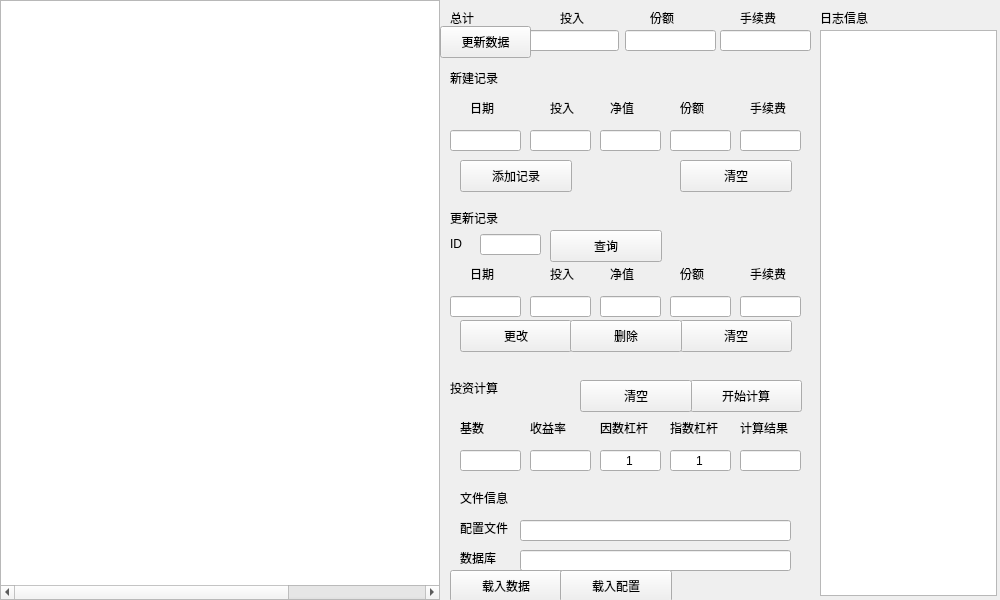
<?xml version="1.0" encoding="UTF-8"?>
<ui version="4.0">
 <class>MainWindow</class>
 <widget class="QMainWindow" name="MainWindow">
  <property name="geometry">
   <rect>
    <x>0</x>
    <y>0</y>
    <width>1000</width>
    <height>600</height>
   </rect>
  </property>
  <property name="minimumSize">
   <size>
    <width>1000</width>
    <height>600</height>
   </size>
  </property>
  <property name="maximumSize">
   <size>
    <width>1000</width>
    <height>600</height>
   </size>
  </property>
  <property name="windowTitle">
   <string>基金定投管理器</string>
  </property>
  <widget class="QWidget" name="centralwidget">
   <widget class="QTableWidget" name="tableWidget">
    <property name="geometry">
     <rect>
      <x>0</x>
      <y>0</y>
      <width>440</width>
      <height>600</height>
     </rect>
    </property>
    <property name="minimumSize">
     <size>
      <width>440</width>
      <height>600</height>
     </size>
    </property>
    <property name="maximumSize">
     <size>
      <width>440</width>
      <height>600</height>
     </size>
    </property>
    <property name="editTriggers">
     <set>QAbstractItemView::NoEditTriggers</set>
    </property>
    <property name="selectionMode">
     <enum>QAbstractItemView::NoSelection</enum>
    </property>
    <property name="selectionBehavior">
     <enum>QAbstractItemView::SelectRows</enum>
    </property>
    <property name="rowCount">
     <number>0</number>
    </property>
    <property name="columnCount">
     <number>6</number>
    </property>
    <attribute name="horizontalHeaderVisible">
     <bool>false</bool>
    </attribute>
    <attribute name="horizontalHeaderHighlightSections">
     <bool>false</bool>
    </attribute>
    <attribute name="verticalHeaderVisible">
     <bool>false</bool>
    </attribute>
    <attribute name="verticalHeaderHighlightSections">
     <bool>false</bool>
    </attribute>
    <column/>
    <column/>
    <column/>
    <column/>
    <column/>
    <column/>
   </widget>
   <widget class="QLabel" name="label">
    <property name="geometry">
     <rect>
      <x>450</x>
      <y>10</y>
      <width>58</width>
      <height>16</height>
     </rect>
    </property>
    <property name="text">
     <string>总计</string>
    </property>
   </widget>
   <widget class="QLabel" name="label_2">
    <property name="geometry">
     <rect>
      <x>560</x>
      <y>10</y>
      <width>58</width>
      <height>16</height>
     </rect>
    </property>
    <property name="text">
     <string>投入</string>
    </property>
   </widget>
   <widget class="QLabel" name="label_3">
    <property name="geometry">
     <rect>
      <x>650</x>
      <y>10</y>
      <width>58</width>
      <height>16</height>
     </rect>
    </property>
    <property name="text">
     <string>份额</string>
    </property>
   </widget>
   <widget class="QLabel" name="label_4">
    <property name="geometry">
     <rect>
      <x>740</x>
      <y>10</y>
      <width>58</width>
      <height>16</height>
     </rect>
    </property>
    <property name="text">
     <string>手续费</string>
    </property>
   </widget>
   <widget class="QLabel" name="label_5">
    <property name="geometry">
     <rect>
      <x>450</x>
      <y>70</y>
      <width>58</width>
      <height>16</height>
     </rect>
    </property>
    <property name="text">
     <string>新建记录</string>
    </property>
   </widget>
   <widget class="QLabel" name="label_6">
    <property name="geometry">
     <rect>
      <x>470</x>
      <y>100</y>
      <width>58</width>
      <height>16</height>
     </rect>
    </property>
    <property name="text">
     <string>日期</string>
    </property>
   </widget>
   <widget class="QLabel" name="label_7">
    <property name="geometry">
     <rect>
      <x>550</x>
      <y>100</y>
      <width>58</width>
      <height>16</height>
     </rect>
    </property>
    <property name="text">
     <string>投入</string>
    </property>
   </widget>
   <widget class="QLabel" name="label_8">
    <property name="geometry">
     <rect>
      <x>610</x>
      <y>100</y>
      <width>58</width>
      <height>16</height>
     </rect>
    </property>
    <property name="text">
     <string>净值</string>
    </property>
   </widget>
   <widget class="QLineEdit" name="sumInvestmentEdit">
    <property name="geometry">
     <rect>
      <x>528</x>
      <y>30</y>
      <width>91</width>
      <height>21</height>
     </rect>
    </property>
    <property name="alignment">
     <set>Qt::AlignCenter</set>
    </property>
    <property name="readOnly">
     <bool>true</bool>
    </property>
   </widget>
   <widget class="QLineEdit" name="sumFeeEdit">
    <property name="geometry">
     <rect>
      <x>720</x>
      <y>30</y>
      <width>91</width>
      <height>21</height>
     </rect>
    </property>
    <property name="alignment">
     <set>Qt::AlignCenter</set>
    </property>
    <property name="readOnly">
     <bool>true</bool>
    </property>
   </widget>
   <widget class="QLineEdit" name="sumShareEdit">
    <property name="geometry">
     <rect>
      <x>625</x>
      <y>30</y>
      <width>91</width>
      <height>21</height>
     </rect>
    </property>
    <property name="readOnly">
     <bool>true</bool>
    </property>
   </widget>
   <widget class="QLabel" name="label_9">
    <property name="geometry">
     <rect>
      <x>680</x>
      <y>100</y>
      <width>58</width>
      <height>16</height>
     </rect>
    </property>
    <property name="text">
     <string>份额</string>
    </property>
   </widget>
   <widget class="QLabel" name="label_10">
    <property name="geometry">
     <rect>
      <x>750</x>
      <y>100</y>
      <width>58</width>
      <height>16</height>
     </rect>
    </property>
    <property name="text">
     <string>手续费</string>
    </property>
   </widget>
   <widget class="QLabel" name="label_11">
    <property name="geometry">
     <rect>
      <x>450</x>
      <y>210</y>
      <width>58</width>
      <height>16</height>
     </rect>
    </property>
    <property name="text">
     <string>更新记录</string>
    </property>
   </widget>
   <widget class="QLabel" name="label_12">
    <property name="geometry">
     <rect>
      <x>450</x>
      <y>236</y>
      <width>58</width>
      <height>16</height>
     </rect>
    </property>
    <property name="text">
     <string>ID</string>
    </property>
   </widget>
   <widget class="QLabel" name="label_13">
    <property name="geometry">
     <rect>
      <x>450</x>
      <y>380</y>
      <width>71</width>
      <height>16</height>
     </rect>
    </property>
    <property name="text">
     <string>投资计算</string>
    </property>
   </widget>
   <widget class="QLabel" name="label_14">
    <property name="geometry">
     <rect>
      <x>530</x>
      <y>420</y>
      <width>58</width>
      <height>16</height>
     </rect>
    </property>
    <property name="text">
     <string>收益率</string>
    </property>
   </widget>
   <widget class="QLabel" name="label_15">
    <property name="geometry">
     <rect>
      <x>460</x>
      <y>420</y>
      <width>58</width>
      <height>16</height>
     </rect>
    </property>
    <property name="text">
     <string>基数</string>
    </property>
   </widget>
   <widget class="QLabel" name="label_16">
    <property name="geometry">
     <rect>
      <x>600</x>
      <y>420</y>
      <width>58</width>
      <height>16</height>
     </rect>
    </property>
    <property name="text">
     <string>因数杠杆</string>
    </property>
   </widget>
   <widget class="QLineEdit" name="newDateEdit">
    <property name="geometry">
     <rect>
      <x>450</x>
      <y>130</y>
      <width>71</width>
      <height>21</height>
     </rect>
    </property>
    <property name="text">
     <string/>
    </property>
    <property name="alignment">
     <set>Qt::AlignCenter</set>
    </property>
   </widget>
   <widget class="QLineEdit" name="newFeeEdit">
    <property name="geometry">
     <rect>
      <x>740</x>
      <y>130</y>
      <width>61</width>
      <height>21</height>
     </rect>
    </property>
    <property name="alignment">
     <set>Qt::AlignCenter</set>
    </property>
   </widget>
   <widget class="QLineEdit" name="newShareEdit">
    <property name="geometry">
     <rect>
      <x>670</x>
      <y>130</y>
      <width>61</width>
      <height>21</height>
     </rect>
    </property>
    <property name="alignment">
     <set>Qt::AlignCenter</set>
    </property>
   </widget>
   <widget class="QLineEdit" name="newWorthEdit">
    <property name="geometry">
     <rect>
      <x>600</x>
      <y>130</y>
      <width>61</width>
      <height>21</height>
     </rect>
    </property>
    <property name="alignment">
     <set>Qt::AlignCenter</set>
    </property>
   </widget>
   <widget class="QLineEdit" name="newInvestmentEdit">
    <property name="geometry">
     <rect>
      <x>530</x>
      <y>130</y>
      <width>61</width>
      <height>21</height>
     </rect>
    </property>
    <property name="alignment">
     <set>Qt::AlignCenter</set>
    </property>
   </widget>
   <widget class="QPushButton" name="addNewRecordButton">
    <property name="geometry">
     <rect>
      <x>460</x>
      <y>160</y>
      <width>112</width>
      <height>32</height>
     </rect>
    </property>
    <property name="text">
     <string>添加记录</string>
    </property>
   </widget>
   <widget class="QPushButton" name="searchFromIDButton">
    <property name="geometry">
     <rect>
      <x>550</x>
      <y>230</y>
      <width>112</width>
      <height>32</height>
     </rect>
    </property>
    <property name="text">
     <string>查询</string>
    </property>
   </widget>
   <widget class="QPushButton" name="computeButton">
    <property name="geometry">
     <rect>
      <x>690</x>
      <y>380</y>
      <width>112</width>
      <height>32</height>
     </rect>
    </property>
    <property name="text">
     <string>开始计算</string>
    </property>
   </widget>
   <widget class="QLineEdit" name="computeBaseEdit">
    <property name="geometry">
     <rect>
      <x>460</x>
      <y>450</y>
      <width>61</width>
      <height>21</height>
     </rect>
    </property>
    <property name="alignment">
     <set>Qt::AlignCenter</set>
    </property>
   </widget>
   <widget class="QLineEdit" name="computePowEdit">
    <property name="geometry">
     <rect>
      <x>670</x>
      <y>450</y>
      <width>61</width>
      <height>21</height>
     </rect>
    </property>
    <property name="text">
     <string>1</string>
    </property>
    <property name="alignment">
     <set>Qt::AlignCenter</set>
    </property>
   </widget>
   <widget class="QLineEdit" name="computeMultEdit">
    <property name="geometry">
     <rect>
      <x>600</x>
      <y>450</y>
      <width>61</width>
      <height>21</height>
     </rect>
    </property>
    <property name="text">
     <string>1</string>
    </property>
    <property name="alignment">
     <set>Qt::AlignCenter</set>
    </property>
   </widget>
   <widget class="QLineEdit" name="computeRateEdit">
    <property name="geometry">
     <rect>
      <x>530</x>
      <y>450</y>
      <width>61</width>
      <height>21</height>
     </rect>
    </property>
    <property name="alignment">
     <set>Qt::AlignCenter</set>
    </property>
   </widget>
   <widget class="QLineEdit" name="updateIDEdit">
    <property name="geometry">
     <rect>
      <x>480</x>
      <y>234</y>
      <width>61</width>
      <height>21</height>
     </rect>
    </property>
    <property name="alignment">
     <set>Qt::AlignCenter</set>
    </property>
   </widget>
   <widget class="QLineEdit" name="updateWorthEdit">
    <property name="geometry">
     <rect>
      <x>600</x>
      <y>296</y>
      <width>61</width>
      <height>21</height>
     </rect>
    </property>
    <property name="alignment">
     <set>Qt::AlignCenter</set>
    </property>
   </widget>
   <widget class="QLineEdit" name="updateShareEdit">
    <property name="geometry">
     <rect>
      <x>670</x>
      <y>296</y>
      <width>61</width>
      <height>21</height>
     </rect>
    </property>
    <property name="alignment">
     <set>Qt::AlignCenter</set>
    </property>
   </widget>
   <widget class="QLabel" name="label_17">
    <property name="geometry">
     <rect>
      <x>750</x>
      <y>266</y>
      <width>58</width>
      <height>16</height>
     </rect>
    </property>
    <property name="text">
     <string>手续费</string>
    </property>
   </widget>
   <widget class="QLineEdit" name="updateInvestmentEdit">
    <property name="geometry">
     <rect>
      <x>530</x>
      <y>296</y>
      <width>61</width>
      <height>21</height>
     </rect>
    </property>
    <property name="alignment">
     <set>Qt::AlignCenter</set>
    </property>
   </widget>
   <widget class="QLabel" name="label_18">
    <property name="geometry">
     <rect>
      <x>550</x>
      <y>266</y>
      <width>58</width>
      <height>16</height>
     </rect>
    </property>
    <property name="text">
     <string>投入</string>
    </property>
   </widget>
   <widget class="QLabel" name="label_19">
    <property name="geometry">
     <rect>
      <x>680</x>
      <y>266</y>
      <width>58</width>
      <height>16</height>
     </rect>
    </property>
    <property name="text">
     <string>份额</string>
    </property>
   </widget>
   <widget class="QLabel" name="label_20">
    <property name="geometry">
     <rect>
      <x>610</x>
      <y>266</y>
      <width>58</width>
      <height>16</height>
     </rect>
    </property>
    <property name="text">
     <string>净值</string>
    </property>
   </widget>
   <widget class="QLineEdit" name="updateDateEdit">
    <property name="geometry">
     <rect>
      <x>450</x>
      <y>296</y>
      <width>71</width>
      <height>21</height>
     </rect>
    </property>
    <property name="text">
     <string/>
    </property>
    <property name="alignment">
     <set>Qt::AlignCenter</set>
    </property>
   </widget>
   <widget class="QLineEdit" name="updateFeeEdit">
    <property name="geometry">
     <rect>
      <x>740</x>
      <y>296</y>
      <width>61</width>
      <height>21</height>
     </rect>
    </property>
    <property name="alignment">
     <set>Qt::AlignCenter</set>
    </property>
   </widget>
   <widget class="QLabel" name="label_21">
    <property name="geometry">
     <rect>
      <x>470</x>
      <y>266</y>
      <width>58</width>
      <height>16</height>
     </rect>
    </property>
    <property name="text">
     <string>日期</string>
    </property>
   </widget>
   <widget class="QLineEdit" name="computeResultEdit">
    <property name="geometry">
     <rect>
      <x>740</x>
      <y>450</y>
      <width>61</width>
      <height>21</height>
     </rect>
    </property>
    <property name="alignment">
     <set>Qt::AlignCenter</set>
    </property>
    <property name="readOnly">
     <bool>true</bool>
    </property>
   </widget>
   <widget class="QLabel" name="label_22">
    <property name="geometry">
     <rect>
      <x>740</x>
      <y>420</y>
      <width>58</width>
      <height>16</height>
     </rect>
    </property>
    <property name="text">
     <string>计算结果</string>
    </property>
   </widget>
   <widget class="QLabel" name="label_23">
    <property name="geometry">
     <rect>
      <x>670</x>
      <y>420</y>
      <width>58</width>
      <height>16</height>
     </rect>
    </property>
    <property name="text">
     <string>指数杠杆</string>
    </property>
   </widget>
   <widget class="QLabel" name="label_24">
    <property name="geometry">
     <rect>
      <x>460</x>
      <y>490</y>
      <width>58</width>
      <height>16</height>
     </rect>
    </property>
    <property name="text">
     <string>文件信息</string>
    </property>
   </widget>
   <widget class="QLabel" name="label_25">
    <property name="geometry">
     <rect>
      <x>460</x>
      <y>550</y>
      <width>58</width>
      <height>16</height>
     </rect>
    </property>
    <property name="text">
     <string>数据库</string>
    </property>
   </widget>
   <widget class="QPushButton" name="updateSumButton">
    <property name="geometry">
     <rect>
      <x>440</x>
      <y>26</y>
      <width>91</width>
      <height>32</height>
     </rect>
    </property>
    <property name="text">
     <string>更新数据</string>
    </property>
   </widget>
   <widget class="QLineEdit" name="filePathEdit">
    <property name="geometry">
     <rect>
      <x>520</x>
      <y>550</y>
      <width>271</width>
      <height>21</height>
     </rect>
    </property>
   </widget>
   <widget class="QPushButton" name="exportButton">
    <property name="geometry">
     <rect>
      <x>450</x>
      <y>570</y>
      <width>112</width>
      <height>32</height>
     </rect>
    </property>
    <property name="text">
     <string>载入数据</string>
    </property>
   </widget>
   <widget class="QPushButton" name="addClearButton">
    <property name="geometry">
     <rect>
      <x>680</x>
      <y>160</y>
      <width>112</width>
      <height>32</height>
     </rect>
    </property>
    <property name="text">
     <string>清空</string>
    </property>
   </widget>
   <widget class="QPushButton" name="updateClearButton">
    <property name="geometry">
     <rect>
      <x>680</x>
      <y>320</y>
      <width>112</width>
      <height>32</height>
     </rect>
    </property>
    <property name="text">
     <string>清空</string>
    </property>
   </widget>
   <widget class="QPushButton" name="computeClearButton">
    <property name="geometry">
     <rect>
      <x>580</x>
      <y>380</y>
      <width>112</width>
      <height>32</height>
     </rect>
    </property>
    <property name="text">
     <string>清空</string>
    </property>
   </widget>
   <widget class="QPushButton" name="updateRecordButton">
    <property name="geometry">
     <rect>
      <x>460</x>
      <y>320</y>
      <width>112</width>
      <height>32</height>
     </rect>
    </property>
    <property name="text">
     <string>更改</string>
    </property>
   </widget>
   <widget class="QPushButton" name="deleteRecordButton">
    <property name="geometry">
     <rect>
      <x>570</x>
      <y>320</y>
      <width>112</width>
      <height>32</height>
     </rect>
    </property>
    <property name="text">
     <string>删除</string>
    </property>
   </widget>
   <widget class="QTextBrowser" name="logBrowser">
    <property name="geometry">
     <rect>
      <x>820</x>
      <y>30</y>
      <width>177</width>
      <height>566</height>
     </rect>
    </property>
   </widget>
   <widget class="QLabel" name="label_26">
    <property name="geometry">
     <rect>
      <x>820</x>
      <y>10</y>
      <width>58</width>
      <height>16</height>
     </rect>
    </property>
    <property name="text">
     <string>日志信息</string>
    </property>
   </widget>
   <widget class="QLineEdit" name="configFilePathLineEdit">
    <property name="geometry">
     <rect>
      <x>520</x>
      <y>520</y>
      <width>271</width>
      <height>21</height>
     </rect>
    </property>
   </widget>
   <widget class="QLabel" name="label_27">
    <property name="geometry">
     <rect>
      <x>460</x>
      <y>520</y>
      <width>58</width>
      <height>16</height>
     </rect>
    </property>
    <property name="text">
     <string>配置文件</string>
    </property>
   </widget>
   <widget class="QPushButton" name="exportButton_2">
    <property name="geometry">
     <rect>
      <x>560</x>
      <y>570</y>
      <width>112</width>
      <height>32</height>
     </rect>
    </property>
    <property name="text">
     <string>载入配置</string>
    </property>
   </widget>
   <zorder>tableWidget</zorder>
   <zorder>label</zorder>
   <zorder>label_2</zorder>
   <zorder>label_3</zorder>
   <zorder>label_4</zorder>
   <zorder>label_5</zorder>
   <zorder>label_6</zorder>
   <zorder>label_7</zorder>
   <zorder>label_8</zorder>
   <zorder>sumInvestmentEdit</zorder>
   <zorder>sumFeeEdit</zorder>
   <zorder>sumShareEdit</zorder>
   <zorder>label_9</zorder>
   <zorder>label_10</zorder>
   <zorder>label_11</zorder>
   <zorder>label_12</zorder>
   <zorder>label_13</zorder>
   <zorder>label_14</zorder>
   <zorder>label_15</zorder>
   <zorder>label_16</zorder>
   <zorder>newDateEdit</zorder>
   <zorder>newFeeEdit</zorder>
   <zorder>newShareEdit</zorder>
   <zorder>newWorthEdit</zorder>
   <zorder>newInvestmentEdit</zorder>
   <zorder>addNewRecordButton</zorder>
   <zorder>searchFromIDButton</zorder>
   <zorder>computeButton</zorder>
   <zorder>computeBaseEdit</zorder>
   <zorder>computePowEdit</zorder>
   <zorder>computeMultEdit</zorder>
   <zorder>updateIDEdit</zorder>
   <zorder>updateWorthEdit</zorder>
   <zorder>updateShareEdit</zorder>
   <zorder>label_17</zorder>
   <zorder>updateInvestmentEdit</zorder>
   <zorder>label_18</zorder>
   <zorder>label_19</zorder>
   <zorder>label_20</zorder>
   <zorder>updateDateEdit</zorder>
   <zorder>updateFeeEdit</zorder>
   <zorder>label_21</zorder>
   <zorder>computeResultEdit</zorder>
   <zorder>label_22</zorder>
   <zorder>label_23</zorder>
   <zorder>label_24</zorder>
   <zorder>label_25</zorder>
   <zorder>updateSumButton</zorder>
   <zorder>filePathEdit</zorder>
   <zorder>exportButton</zorder>
   <zorder>addClearButton</zorder>
   <zorder>updateClearButton</zorder>
   <zorder>computeClearButton</zorder>
   <zorder>updateRecordButton</zorder>
   <zorder>deleteRecordButton</zorder>
   <zorder>computeRateEdit</zorder>
   <zorder>logBrowser</zorder>
   <zorder>label_26</zorder>
   <zorder>configFilePathLineEdit</zorder>
   <zorder>label_27</zorder>
   <zorder>exportButton_2</zorder>
  </widget>
  <action name="action">
   <property name="text">
    <string>数据库</string>
   </property>
  </action>
 </widget>
 <resources/>
 <connections/>
</ui>
